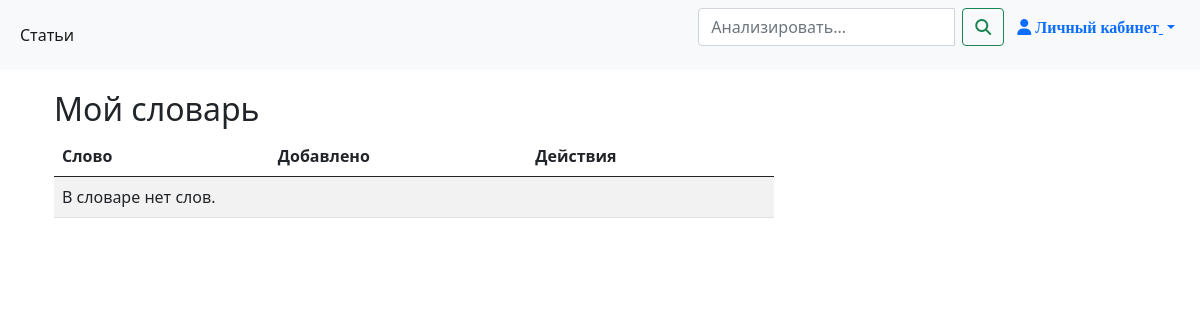
/dictionary/ (signed in), run on an earlier commit of the app's database.
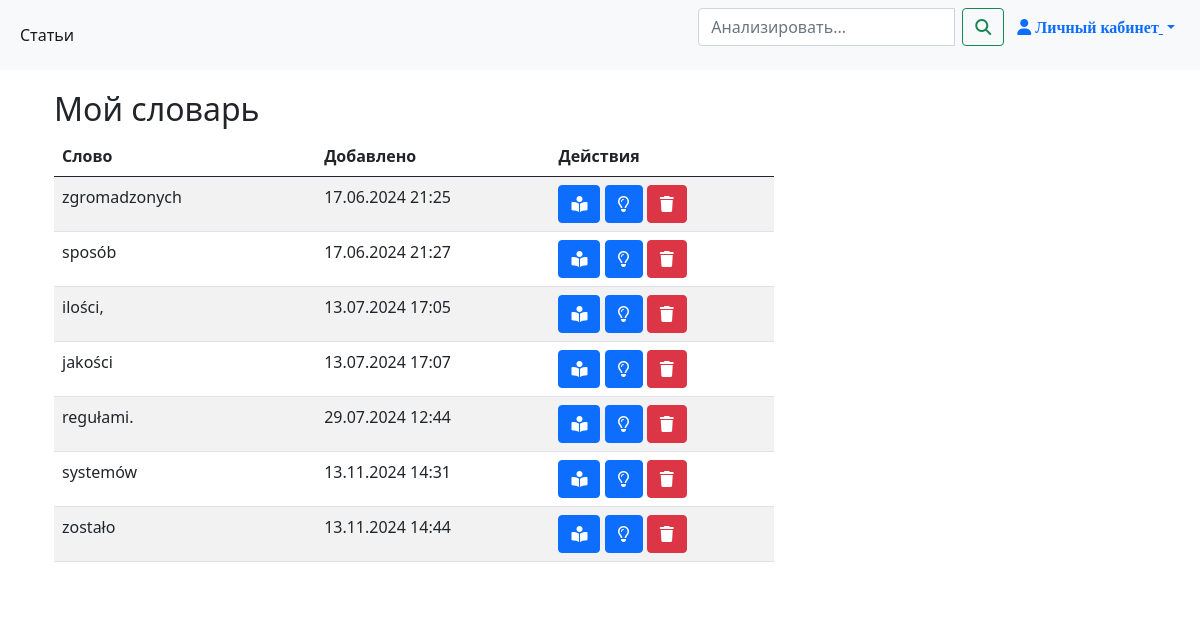
And on a later commit of the database.
### thesis_app/models.py (models this page shows)
class WordOfDictionary(models.Model):
    translated_token = models.ForeignKey(TranslatedToken, on_delete=models.CASCADE)
    user = models.ForeignKey(User, on_delete=models.CASCADE)
    added_on = models.DateTimeField(auto_now_add=True)

class TranslatedToken(models.Model):
    sentence = models.ForeignKey(TranslatedSentence, on_delete=models.CASCADE)
    word_original = models.CharField(max_length=100)
    word_translated = models.CharField(max_length=100, null=True, blank=True)
    original_token_index = models.IntegerField(null=True, blank=True)
    translated_token_index = models.IntegerField(null=True, blank=True)

### thesis_app/views.py (the view)
# urls.py: path('dictionary/', dictionary_view, name='dictionary'),
@login_required
def dictionary_view(request):
    words = WordOfDictionary.objects.filter(user=request.user)
    return render(request, 'app_pages/dictionary.html', {'words': words})

### templates/app_pages/dictionary.html (shortened to what this page needs)
{% extends 'bases/base.html' %}
{% block content %}
<div class="container">
    <h2>Мой словарь</h2>
    <div class="row justify-content-start">
        <div class="col-12 col-md-8">
            <table class="table table-striped">
                <thead>
                    <tr>
                        <th class="col-4 col-md-1">Слово</th>
                        <th class="col-4 col-md-1">Добавлено</th>
                        <th class="col-4 col-md-1">Действия</th>
                    </tr>
                </thead>
                <tbody>
                    {% for word in words %}
                    <tr>
                        <td>{{ word.translated_token.word_original|lower }}</td>
                        <td>{{ word.added_on|date:"d.m.Y H:i" }}</td>
                        <td>
                            <a href="{% url 'reader_page' word.translated_token.sentence.text.id %}"
                                class="btn btn-primary" data-bs-toggle="tooltip" title="Открыть контекст"><i
                                    class="fa-solid fa-book-open-reader"></i></a>
                            <button type="button" class="btn btn-primary open-modal" data-bs-toggle="modal"
                                data-bs-target="#wordModal" data-index="{{ word.translated_token.id }}"
                                data-bs-toggle="tooltip" title="Подсказка"><i
                                    class="fa-regular fa-lightbulb"></i></button>
                            <a href="{% url 'delete_word' word.id %}" class="btn btn-danger" data-bs-toggle="tooltip"
                                title="Удалить из словаря"><i class="fa-solid fa-trash"></i></a>
                        </td>
                    </tr>
                    {% empty %}
                    <tr>
                        <td colspan="3"> В словаре нет слов.</td>
                    </tr>
                    {% endfor %}
                </tbody>
            </table>
        </div>
    </div>
</div>
{% endblock %}

### templates/bases/base.html (shortened to what this page needs)
{% load static %}
<!DOCTYPE html>
<html>
<head>
  <link href="https://cdn.jsdelivr.net/npm/bootstrap@5.0.2/dist/css/bootstrap.min.css" rel="stylesheet"
>
  <link href="https://cdnjs.cloudflare.com/ajax/libs/font-awesome/6.0.0-beta3/css/all.min.css" rel="stylesheet">
  <link href="{% static 'thesis_app/css/styles.css' %}" rel="stylesheet">
</head>
<body>
  <main>
    <nav class="navbar navbar-expand-lg navbar-light bg-light">
      <div class="container-fluid">
        {% if user.is_authenticated %}
        <div class="collapse navbar-collapse" id="navbarSupportedContent">
          <ul class="navbar-nav me-auto mb-2 mb-lg-0">
            <li class="nav-item">
              <a class="nav-link active" aria-current="page" href="{% url 'home_page' %}">Статьи</a>
            </li>
            <li class="nav-item">
              <a class="nav-link" href="#"></a>
            </li>
            <li class="nav-item">
              <a class="nav-link disabled" href="#" tabindex="-1" aria-disabled="true"></a>
            </li>
          </ul>
          <form class="d-flex" id="word-search-form">
            <div class="input-group mb-3">
              <input class="form-control me-2" type="search" placeholder="Анализировать..." aria-label="Search" id="word-input">
              <div class="input-group-append">
                <button class="btn btn-outline-success" type="button" id="search-button">
                  <i class="fas fa-search"></i>
                </button>
              </div>
            </div>
            <div class="dropdown">
              <button class="btn btn-link dropdown-toggle" type="button" id="dropdownMenuButton"
                data-bs-toggle="dropdown" aria-expanded="false">
                <i class="fa-solid fa-user"> Личный кабинет</i>
              </button>
            </div>
          </form>
        </div>
        {% endif %}
      </div>
    </nav>
    <div class="row justify-content-center">
      <div class="col-md-{{ column_width }}">
        <div class="content">
          {% block content %}
          {% endblock %}
        </div>
      </div>
    </div>
  </main>
</body>
</html>

### staticfiles/thesis_app/css/styles.css (style rules this page uses)
.content { background-color: #ffffff; padding: 20px; border-radius: 5px; }

What changed in the data, as far as the page shows it:
added WordOfDictionary: translated_token.word_original "zgromadzonych", added_on "17.06.2024 21:25"
added WordOfDictionary: translated_token.word_original "sposób", added_on "17.06.2024 21:27"
added WordOfDictionary: translated_token.word_original "ilości,", added_on "13.07.2024 17:05"
added WordOfDictionary: translated_token.word_original "jakości", added_on "13.07.2024 17:07"
added WordOfDictionary: translated_token.word_original "regułami.", added_on "29.07.2024 12:44"
added WordOfDictionary: translated_token.word_original "systemów", added_on "13.11.2024 14:31"
added WordOfDictionary: translated_token.word_original "zostało", added_on "13.11.2024 14:44"
Also different on the page:
text no longer shown: "В словаре нет слов."
